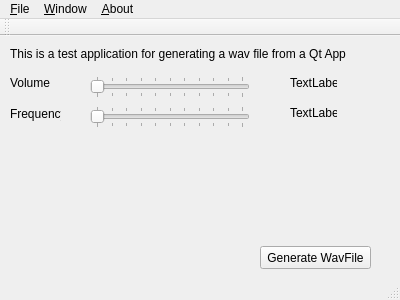
<?xml version="1.0" encoding="UTF-8"?>
<ui version="4.0">
 <class>MainWindow</class>
 <widget class="QMainWindow" name="MainWindow">
  <property name="geometry">
   <rect>
    <x>0</x>
    <y>0</y>
    <width>400</width>
    <height>300</height>
   </rect>
  </property>
  <property name="windowTitle">
   <string>MainWindow</string>
  </property>
  <widget class="QWidget" name="centralWidget">
   <widget class="QPushButton" name="pushButton">
    <property name="geometry">
     <rect>
      <x>260</x>
      <y>210</y>
      <width>111</width>
      <height>23</height>
     </rect>
    </property>
    <property name="text">
     <string>Generate WavFile</string>
    </property>
   </widget>
   <widget class="QLabel" name="label">
    <property name="geometry">
     <rect>
      <x>10</x>
      <y>10</y>
      <width>341</width>
      <height>16</height>
     </rect>
    </property>
    <property name="text">
     <string>This is a test application for generating a wav file from a Qt App</string>
    </property>
   </widget>
   <widget class="QSlider" name="horizontalSlider">
    <property name="geometry">
     <rect>
      <x>90</x>
      <y>40</y>
      <width>160</width>
      <height>22</height>
     </rect>
    </property>
    <property name="maximum">
     <number>100</number>
    </property>
    <property name="singleStep">
     <number>1</number>
    </property>
    <property name="orientation">
     <enum>Qt::Horizontal</enum>
    </property>
    <property name="tickPosition">
     <enum>QSlider::TicksBothSides</enum>
    </property>
   </widget>
   <widget class="QLabel" name="label_2">
    <property name="geometry">
     <rect>
      <x>10</x>
      <y>40</y>
      <width>47</width>
      <height>13</height>
     </rect>
    </property>
    <property name="text">
     <string>Volume</string>
    </property>
   </widget>
   <widget class="QSlider" name="horizontalSlider_2">
    <property name="geometry">
     <rect>
      <x>90</x>
      <y>70</y>
      <width>160</width>
      <height>22</height>
     </rect>
    </property>
    <property name="maximum">
     <number>100</number>
    </property>
    <property name="orientation">
     <enum>Qt::Horizontal</enum>
    </property>
    <property name="tickPosition">
     <enum>QSlider::TicksBothSides</enum>
    </property>
   </widget>
   <widget class="QLabel" name="label_3">
    <property name="geometry">
     <rect>
      <x>10</x>
      <y>70</y>
      <width>51</width>
      <height>16</height>
     </rect>
    </property>
    <property name="text">
     <string>Frequency</string>
    </property>
   </widget>
   <widget class="QLabel" name="volumeLabel">
    <property name="geometry">
     <rect>
      <x>290</x>
      <y>40</y>
      <width>47</width>
      <height>13</height>
     </rect>
    </property>
    <property name="text">
     <string>TextLabel</string>
    </property>
   </widget>
   <widget class="QLabel" name="frequencyLabel">
    <property name="geometry">
     <rect>
      <x>290</x>
      <y>70</y>
      <width>47</width>
      <height>13</height>
     </rect>
    </property>
    <property name="text">
     <string>TextLabel</string>
    </property>
   </widget>
  </widget>
  <widget class="QMenuBar" name="menuBar">
   <property name="geometry">
    <rect>
     <x>0</x>
     <y>0</y>
     <width>400</width>
     <height>21</height>
    </rect>
   </property>
   <widget class="QMenu" name="menuFile">
    <property name="title">
     <string>&amp;File</string>
    </property>
    <addaction name="action_Exit"/>
   </widget>
   <widget class="QMenu" name="menuWindow">
    <property name="title">
     <string>&amp;Window</string>
    </property>
   </widget>
   <widget class="QMenu" name="menu_About">
    <property name="title">
     <string>&amp;About</string>
    </property>
   </widget>
   <addaction name="menuFile"/>
   <addaction name="menuWindow"/>
   <addaction name="menu_About"/>
  </widget>
  <widget class="QToolBar" name="mainToolBar">
   <attribute name="toolBarArea">
    <enum>TopToolBarArea</enum>
   </attribute>
   <attribute name="toolBarBreak">
    <bool>false</bool>
   </attribute>
  </widget>
  <widget class="QStatusBar" name="statusBar"/>
  <action name="action_Exit">
   <property name="text">
    <string>&amp;Exit</string>
   </property>
  </action>
 </widget>
 <layoutdefault spacing="6" margin="11"/>
 <resources/>
 <connections/>
</ui>
